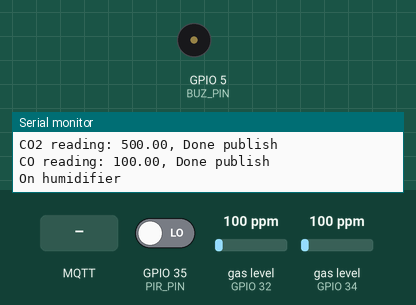
The sketch below on a simulated ESP32. Parts: buzzer (waves = sounding, pin HIGH), the last lines printed to the serial monitor. The inputs (shaded band) are chosen by the test bench; at power-on: gas level (sensors on GPIO 32, GPIO 34) 100 ppm, GPIO 35 (PIR_PIN) LOW. WiFi joins after 1.5 s; servers stay silent unless stated; no MQTT or app messages arrive unless stated.

Above: at 2.7 s.
2.8 s: gas level (sensor on GPIO 32) set to 190 ppm
5.2 s: gas level (sensor on GPIO 32) set to 216 ppm
At 7.3 s:
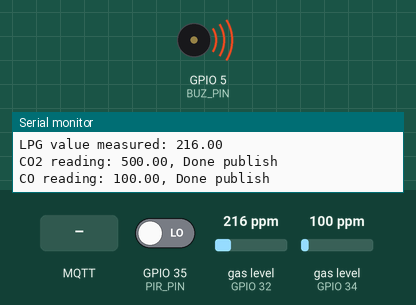
11.0 s: MQTT message "OFF" arrives on the first subscribed topic
At 12.1 s:
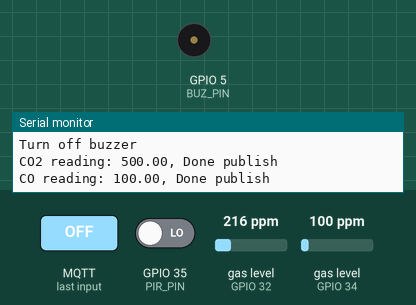
Timing chart, 0 to 14.0 s (numbered marks = the images above; inputs shaded):
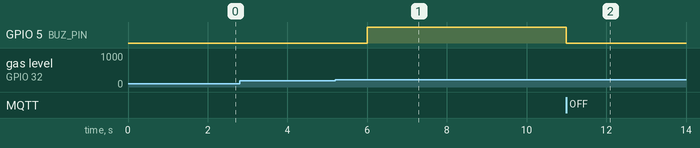

The sketch:

ESP32_2.ino
```cpp
/*
    ESP32 Node B
    Feature connected:
    1. PIR motion sensor
    2. MQ-135
    3. MQ-2
*/
#include <WiFi.h>
#include <PubSubClient.h>
#include <MQUnifiedsensor.h>

//Definitions
#define Board                   "ESP-32"
#define Voltage_Resolution      5
#define ADC_Bit_Resolution      12      // For ESP-32
#define Type_MQ_135             "MQ-135"
#define RatioMQ135CleanAir      3.6     // RS / R0 = 3.6 ppm
#define Type_MQ_2               "MQ-2"
#define RatioMQ2CleanAir        9.83    //RS / R0 = 9.83 ppm

//#define calibration_button 13 //Pin to calibrate your sensor
#define MSG_BUFFER_SIZE	(50)

// Update these with values suitable for your network.
const char* ssid        = "Connected WiFi Name";
const char* password    = "Connected WiFi Password";
const char* mqtt_server = "Ip address of the MQTT Broker";

// Pin assignment
const int PIR_PIN       = 35;       // PIR motion pin
const int MQ_135_PIN    = 34;       // MQ-135 pin
const int MQ_2_PIN      = 32;       // MQ-135 pin
const int BUZ_PIN       = 5;       // Buzzer pin

// Topic publish
const char* pir_motion_topic  = "outTopic/PIR";          // Topic send data read from PIR
const char* mq_135_CO2_topic  = "outTopic/MQ_135/CO2";   // Topic send data read from MQ-135
const char* mq_135_CO_topic   = "outTopic/MQ_135/CO";    // Topic send data read from MQ-135
const char* mq_2_topic        = "outTopic/MQ_2";         // Topic send alert signal from MQ-2
const char* fan_topic         = "outTopic/fan";          // Topic ctrl fan
const char* light_topic       = "outTopic/light";        // Topic ctrl light
const char* humid_topic       = "outTopic/Humidifier";    // Topic receive signal of humidifier

// Topic subscribe
const char* emergency_topic   = "outTopic/emergency";  // Receive emergency signal
const char* buzzer_topic      = "inTopic/buzzer";      // Topic receive buzzer signalw

// Global variable
int previousMotionDetected    = LOW;      // Previous motion state
int previousMQ2StateDetected  = LOW;      // Previous state of gas sensor
int previousHumidifierState   = LOW;
float CO2_val                 = 0;
float CO_val                  = 0;

// Instantiate object
//Declare Sensor
MQUnifiedsensor MQ135(Board, Voltage_Resolution, ADC_Bit_Resolution, MQ_135_PIN, Type_MQ_135);
MQUnifiedsensor MQ2(Board, Voltage_Resolution, ADC_Bit_Resolution, MQ_2_PIN, Type_MQ_2);

WiFiClient espClient;
PubSubClient client(espClient);
unsigned long lastMsg = 0;

char out_msg[MSG_BUFFER_SIZE];

void setup_wifi() {
    delay(10);
    // We start by connecting to a WiFi network
    Serial.println();
    Serial.print("Connecting to ");
    Serial.println(ssid);

    WiFi.mode(WIFI_STA);
    WiFi.begin(ssid, password);

    while (WiFi.status() != WL_CONNECTED) {
        delay(500);
        Serial.print(".");
    }

    randomSeed(micros());

    Serial.println("");
    Serial.println("WiFi connected");
    Serial.println("IP address: ");
    Serial.println(WiFi.localIP());
}

void reconnect() {
  // Loop until we're reconnected
    while (!client.connected()) {
        Serial.print("Attempting MQTT connection...");
        // Create a random client ID
        String clientId = "ESP32Client-";
        clientId += "Node B";
        // Attempt to connect
        if (client.connect(clientId.c_str())) {
            Serial.println("connected");
            // Once connected, publish an announcement...
            client.publish(pir_motion_topic, "Successfully reconnect Node B");
            // ... and resubscribe
            client.subscribe(buzzer_topic);
            client.subscribe(emergency_topic);
        } else {
            Serial.print("failed, rc=");
            Serial.print(client.state());
            Serial.println(" try again in 5 seconds");
            // Wait 5 seconds before retrying
            delay(5000);
        }
    }
}

void setup_mq_135() {
    // Set up for MQ-135
    // Math model to calculate PPM
    MQ135.setRegressionMethod(1);
    // Init sensor
    MQ135.init();
    /*****************************  MQ Calibration ********************************************/
    Serial.print("Calibrating MQ-135 please wait.");
    float calcR0 = 0;
    for(int i = 1; i<=10; i ++)
    {
        MQ135.update(); // Update data, the arduino will read the voltage from the analog pin
        calcR0 += MQ135.calibrate(RatioMQ135CleanAir);
        Serial.print(".");
    }
    MQ135.setR0(calcR0/10);
    Serial.println("  done!.");

    if(isinf(calcR0)) {Serial.println("Warning: Conection issue, R0 is infinite (Open circuit detected) please check your wiring and supply"); while(1);}
    if(calcR0 == 0){Serial.println("Warning: Conection issue found, R0 is zero (Analog pin shorts to ground) please check your wiring and supply"); while(1);}
    /*****************************  MQ CAlibration Debug ********************************************/
    // MQ135.serialDebug(true);
    // Serial.println("** Values from MQ-135 ****");
    // Serial.println("|    CO   |  Alcohol |   CO2  |  Toluen  |  NH4  |  Aceton  |");
}

void setup_mq_2() {
    // Set up for MQ-2
    // Math model to calculate PPM
    MQ2.setRegressionMethod(1); //_PPM =  a*ratio^b
    // Init sensor
    MQ2.init();
    /*****************************  MQ Calibration ********************************************/
    Serial.print("Calibrating MQ-2 please wait.");
    float calcR0 = 0;
    for(int i = 1; i<=10; i ++)
    {
        MQ2.update(); // Update data, the arduino will read the voltage from the analog pin
        calcR0 += MQ2.calibrate(RatioMQ2CleanAir);
        Serial.print(".");
    }
    MQ2.setR0(calcR0/10);
    Serial.println("  done!.");
    if(isinf(calcR0)) {Serial.println("Warning: Conection issue, R0 is infinite (Open circuit detected) please check your wiring and supply"); while(1);}
    if(calcR0 == 0){Serial.println("Warning: Conection issue found, R0 is zero (Analog pin shorts to ground) please check your wiring and supply"); while(1);}

    // MQ2.serialDebug(true);
}

void callback(char* topic, byte* payload, unsigned int length) {
    String in_msg;

    Serial.print("Message arrived [");
    Serial.print(topic);
    Serial.print("] ");
    for (int i = 0; i < length; i++) {
        Serial.print((char)payload[i]);
        in_msg += (char)payload[i];
    }
    Serial.println();

    // Here is the starting point of what to do with the data received from the MQTT topic
    // For topic: NodeB/outTopic/buzzer
    if (String(topic) == buzzer_topic || String(topic) == emergency_topic) {
        if (in_msg == "ON") {
            Serial.println("Turn on buzzer");
            // tone(BUZ_PIN,200,100);
            // delay(200);
            // tone(BUZ_PIN,500,300);
            digitalWrite(BUZ_PIN, HIGH);
        }
        else if (in_msg == "OFF") {
            Serial.println("Turn off buzzer");
            // noTone(BUZ_PIN);
            digitalWrite(BUZ_PIN, LOW);
        }
    }
}

void setup() {
    Serial.begin(115200);

    // Initialize pin behaviour
    pinMode(PIR_PIN, INPUT);
    pinMode(MQ_135_PIN, INPUT);
    pinMode(BUZ_PIN, OUTPUT);

    // WiFi need to be setup first before sensors calibration
    // Setup comm. system
    setup_wifi();
    client.setServer(mqtt_server, 1883);
    client.setCallback(callback);

    // // Setup for gas sensor
    setup_mq_135();
    setup_mq_2();
}

void loop() {
    if (!client.connected()) {
        reconnect();
    }
    client.loop();

    long now = millis();
    if (now - lastMsg > 2000) {
        // Here is the start point of writing what to publish out.
        // Read the analog value of MQ-135 and publish
        MQ135.update();
        MQ2.update();
        updateLPGReading();
        updateCO2Reading();
        updateCOReading();

        if ((CO_val > 20 || CO2_val > 450) && !previousHumidifierState) {
            Serial.println("On humidifier");
            snprintf(out_msg, MSG_BUFFER_SIZE, "ON");
            client.publish(humid_topic, out_msg);

            // Flag to trigger send turn off humidifier once
            previousHumidifierState = HIGH;
        }
        else if (CO_val < 20 && CO2_val > 50 && previousHumidifierState){
            Serial.println("Off humidifier");
            snprintf(out_msg, MSG_BUFFER_SIZE, "OFF");
            client.publish(humid_topic, out_msg);

            // Flag to trigger send turn on humidifier once
            previousHumidifierState = LOW;
        }
        checkPIRMotion();

        lastMsg = now;
    }
}

void updateCO2Reading() {
    MQ135.setA(110.47); MQ135.setB(-2.862);
    CO2_val = 400 + MQ135.readSensor();
    if (CO2_val >= 1000)
        CO2_val = 1000;
    sprintf(out_msg, "%.2f", (CO2_val / 10));
    Serial.printf("CO2 reading: %.2f, Done publish\n", CO2_val);
    client.publish(mq_135_CO2_topic, out_msg);
}

void updateCOReading() {
    MQ135.setA(605.18); MQ135.setB(-3.937);
    CO_val = MQ135.readSensor();
    if (CO_val >= 100)
        CO_val = 100;
    sprintf(out_msg, "%.2f", CO_val);
    Serial.printf("CO reading: %.2f, Done publish\n", CO_val);
    client.publish(mq_135_CO_topic, out_msg);
}

void updateLPGReading() {
    MQ2.setA(574.25); MQ2.setB(-2.222);

    float LPG_val = MQ2.readSensor();

    if (LPG_val > 200 && !previousMQ2StateDetected) {
        // Send notification to user
        snprintf(out_msg, MSG_BUFFER_SIZE , "Flammable gas detected!");
        Serial.printf("LPG value measured: %.2f\n", LPG_val);
        client.publish(mq_2_topic, out_msg);
        // Turn on buzzer
        digitalWrite(BUZ_PIN, HIGH);
        // Send alert notification
        snprintf(out_msg, MSG_BUFFER_SIZE , "FIRE");
        client.publish(emergency_topic, out_msg);

        // Flag to trigger send turn off buzzer once
        previousMQ2StateDetected = HIGH;
    }
    else if (LPG_val < 200 && previousMQ2StateDetected) {
        // Turn off the buzze when it is no more detected
        digitalWrite(BUZ_PIN, LOW);
        // Shut off alert notification
        snprintf(out_msg, MSG_BUFFER_SIZE , "SAFE");
        client.publish(emergency_topic, out_msg);

        // Flag to trigger send turn on buzzer once
        previousMQ2StateDetected = LOW;
    }
}

// Turn on all appliances
void turnOnAllAppliances() {
    snprintf (out_msg, MSG_BUFFER_SIZE, "ON");
    client.publish(fan_topic, out_msg);
    client.publish(light_topic, out_msg);
}

// Turn off all appliances
void turnOffAllAppliances() {
    snprintf (out_msg, MSG_BUFFER_SIZE, "OFF");
    client.publish(fan_topic, out_msg);
    client.publish(light_topic, out_msg);
}

// Check PIR motion sensor
void checkPIRMotion() {
    // Check the status of PIR motion and publish
    bool motionDetected = digitalRead(PIR_PIN);
    if (motionDetected != previousMotionDetected) {
        if (motionDetected == HIGH) {
            turnOnAllAppliances();
        }
        else {
            turnOffAllAppliances();
        }

        previousMotionDetected = motionDetected;
    }
}
```

Measured:
- the behaviour switches between 200 and 201 ppm on gas level (sensor on GPIO 32) (found by bisection; images 0 and 1)
- after the input at 5.2 s, GPIO 5 (BUZ_PIN): LOW → HIGH after 0.80 s
- after the input at 11.0 s, GPIO 5 (BUZ_PIN): HIGH → LOW at once
